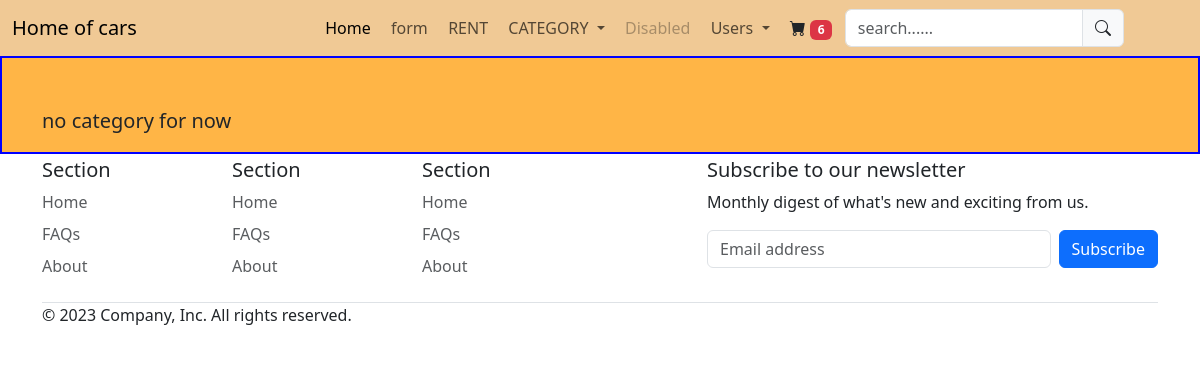
The page /carrents/home/ on the database as committed earlier.
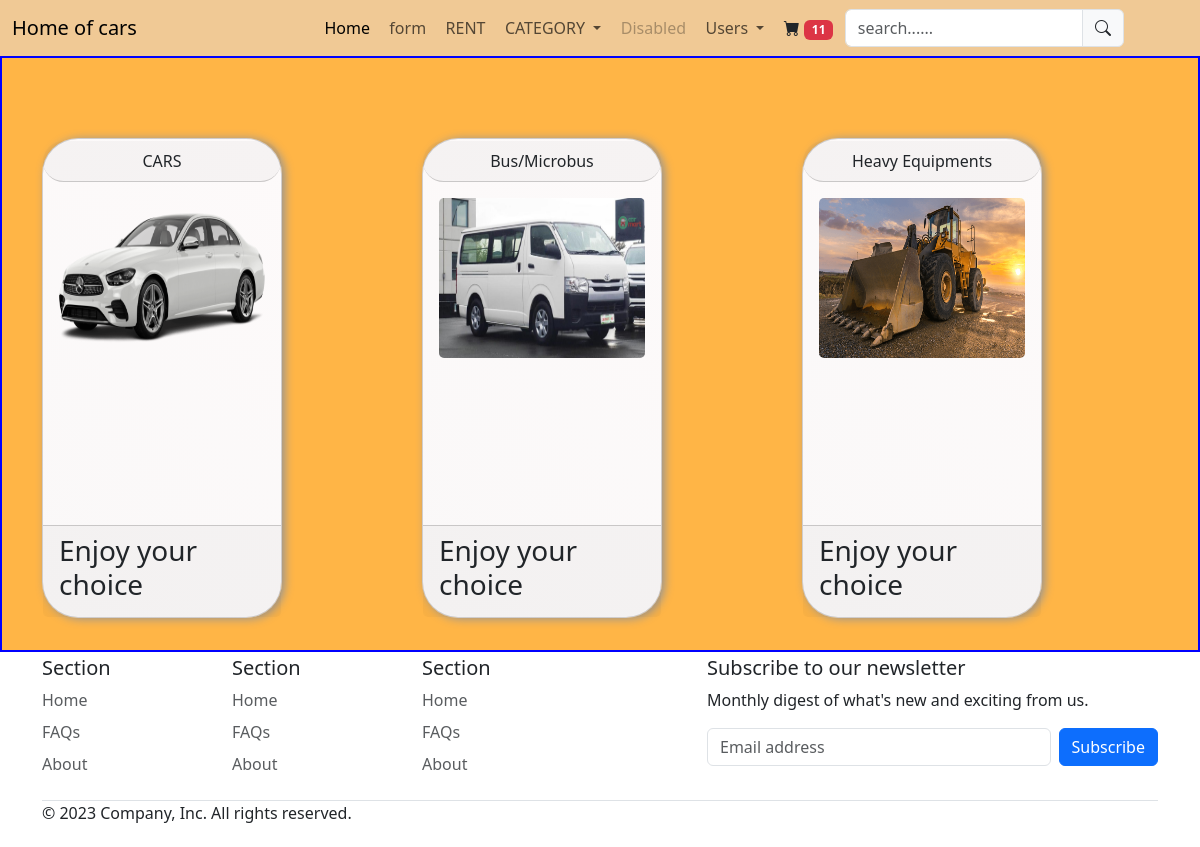
The same page on the database as committed later.
### carrents/models.py (models this page shows, shortened)
class Rentage(models.Model):
    title = models.CharField(max_length=255)
    image = models.ImageField(upload_to='rentage', null=True)
    created_at = models.DateField(auto_now_add=True)

### carrents/views.py (the view)
# urls.py: path('home/', views.home, name='home'),
def home(request):
     cat= Rentage.objects.all()
     context ={
          'cat': cat
     }
     return render(request, 'carrents/home.html', context)

### stores/context_processors.py (called while the page is built)
def categorys(request):
    cats = Category.objects.filter()
    return{
        'catloops': cats
    }

def allcart(request):
    if request.session.get('cart_id', None):
        cart= CartItem.objects.filter()
        total = cart.count()
    elif request.user:
       cart= CartItem.objects.filter()
       total = cart.count()
    return{
            'carts':total
        }

### templates/carrents/home.html (shortened to what this page needs)
{% extends "base.html" %}
{% load humanize %}
{% block content %}
<section id="home">
    <div class="container mt-5">
        <div class="row">
        {% if cat %}
        {% for item in cat %}
            <div class="col-md-4">
                <a href="{% url 'rent' item.id %}" class="text-decoration-none" >
                    <div class="card">
                        <div class="card-header text-center"> {{item.title}} </div>
                        <div class="card-body">
                            <img  class="img-fluid card-img d-flex" src="{{item.image.url}}" alt="">
                        </div>
                        <div class="card-footer">
                            <h3>Enjoy your choice</h3>
                        </div>
                    </div>
                </a>
            </div>
            {% endfor %}
            {% else %}
            <p class="lead">no category for now</p>
            {% endif %}
        </div>
    </div>
</section>
{% endblock content %}

### templates/base.html (shortened to what this page needs)
{% load static %}
<!DOCTYPE html>
<html lang="en">
<head>
    <link href="https://cdn.jsdelivr.net/npm/bootstrap@5.3.0-alpha3/dist/css/bootstrap.min.css" rel="stylesheet">
    <link rel="stylesheet" href="https://cdn.jsdelivr.net/npm/bootstrap-icons@1.10.4/font/bootstrap-icons.css">
    <link rel="stylesheet" href="{% static 'css/style.css' %}">
</head>
<body>
    {% include "partials/navbar.html" %}
    {% block content %}
    {% endblock content %}
    {% include "partials/footer.html" %}
</body>
</html>

### templates/partials/navbar.html (shortened to what this page needs)
<nav class="navbar navbar-expand-lg bg-success navbar-light sticky-top">
    <div class="container-fluid">
      <a class="navbar-brand" href="#">Home of cars</a>
      <div class="collapse navbar-collapse " id="navbarSupportedContent" >
        <ul class="navbar-nav me-auto mb-2 mb-lg-0">
          <li class="nav-item">
            <a class="nav-link active" aria-current="" href="{% url 'index' %}">Home</a>
          </li>
          <li class="nav-item">
            <a class="nav-link" href="">form</a>
          </li>
          <li class="nav-item">
            <a class="nav-link" href="{% url 'home' %}">RENT</a>
          </li>
          <li class="nav-item dropdown">
            <a class="nav-link dropdown-toggle" href="#" role="button" data-bs-toggle="dropdown" aria-expanded="false">
              CATEGORY
            </a>
          </li>
          <li class="nav-item">
            <a class="nav-link disabled">Disabled</a>
          </li>
          <li class="nav-item dropdown">
            <a class="nav-link dropdown-toggle" href="#" role="button" data-bs-toggle="dropdown" aria-expanded="false">
              Users
            </a>
          </li>
          <li class="nav-item"> <a href=" {% url 'mycart' %} " class="nav-link text-dark"> <i class="bi bi-cart-fill"></i> <span class="badge bg-danger">{{carts}} </span> </a>
           </li>
        </ul>
        <div class="search w-30 py-auto">
          <form action="{% url 'search' %}" method="get">
            <div class="input-group">
              <input type="text"  name="search_word" class="form-control" placeholder="search......">
              <span class="input-group-text"> <i class="bi bi-search"></i> </span>
            </div>
          </form>
        </div>
      </div>
    </div>
  </nav>

### templates/partials/footer.html (shortened to what this page needs)
  <div class="container">
    <footer class="py-1">
      <div class="row">
        <div class="col-6 col-md-2 mb-3">
          <h5>Section</h5>
          <ul class="nav flex-column">
            <li class="nav-item mb-2"><a href="#" class="nav-link p-0 text-body-secondary">Home</a></li>
            <li class="nav-item mb-2"><a href="#" class="nav-link p-0 text-body-secondary">FAQs</a></li>
            <li class="nav-item mb-2"><a href="#" class="nav-link p-0 text-body-secondary">About</a></li>
          </ul>
        </div>
        <div class="col-6 col-md-2 mb-3">
          <h5>Section</h5>
          <ul class="nav flex-column">
            <li class="nav-item mb-2"><a href="#" class="nav-link p-0 text-body-secondary">Home</a></li>
            <li class="nav-item mb-2"><a href="#" class="nav-link p-0 text-body-secondary">FAQs</a></li>
            <li class="nav-item mb-2"><a href="#" class="nav-link p-0 text-body-secondary">About</a></li>
          </ul>
        </div>
        <div class="col-6 col-md-2 mb-3">
          <h5>Section</h5>
          <ul class="nav flex-column">
            <li class="nav-item mb-2"><a href="#" class="nav-link p-0 text-body-secondary">Home</a></li>
            <li class="nav-item mb-2"><a href="#" class="nav-link p-0 text-body-secondary">FAQs</a></li>
            <li class="nav-item mb-2"><a href="#" class="nav-link p-0 text-body-secondary">About</a></li>
          </ul>
        </div>
        <div class="col-md-5 offset-md-1 mb-3">
          <form>
            <h5>Subscribe to our newsletter</h5>
            <p>Monthly digest of what's new and exciting from us.</p>
            <div class="d-flex flex-column flex-sm-row w-100 gap-2">
              <input id="newsletter1" type="text" class="form-control" placeholder="Email address">
              <button class="btn btn-primary" type="button">Subscribe</button>
            </div>
          </form>
        </div>
      </div>
      <div class="d-flex flex-column flex-sm-row justify-content-between py-0 my-0 border-top">
        <p>&copy; 2023 Company, Inc. All rights reserved.</p>
        <ul class="list-unstyled d-flex">
          <li class="ms-3"><a class="link-body-emphasis" href="#"><svg class="bi" width="24" height="24"><use xlink:href="#twitter"/></svg></a></li>
          <li class="ms-3"><a class="link-body-emphasis" href="#"><svg class="bi" width="24" height="24"><use xlink:href="#instagram"/></svg></a></li>
          <li class="ms-3"><a class="link-body-emphasis" href="#"><svg class="bi" width="24" height="24"><use xlink:href="#facebook"/></svg></a></li>
        </ul>
      </div>
    </footer>
</div>

### carsales/static/css/style.css (style rules this page uses)
.navbar { background-color: rgb(240, 201, 149)!important; }
.navbar-collapse { margin-right: 4rem; margin-left: 4rem; padding-left: 6rem; }
.navbar-nav { justify-content: space-evenly; width: 70%; }
#home .card { margin-top: 2rem; margin-bottom: 2rem; height: 60vh; width: 20vw; border-radius: 36px; background: linear-gradient(225deg, #fdfafa, #faf8f8); box-shadow: 3px 1px 10px #969595; }
#home .card-header { margin-top: 0.1rem; border-radius: 36px; }
#home .card img { height: 20vh; width: 20vw; }
#home { border: 2px solid blue; background-color: rgba(255, 178, 63, 0.959); }

Rows that differ between the two databases and show on the page:
added Rentage: title "CARS", image (picture)
added Rentage: title "Bus/Microbus", image (picture)
added Rentage: title "Heavy Equipments", image (picture)
Other text that changed with them:
{{ carts }}: "6" → "11"
text no longer shown: "no category for now"
